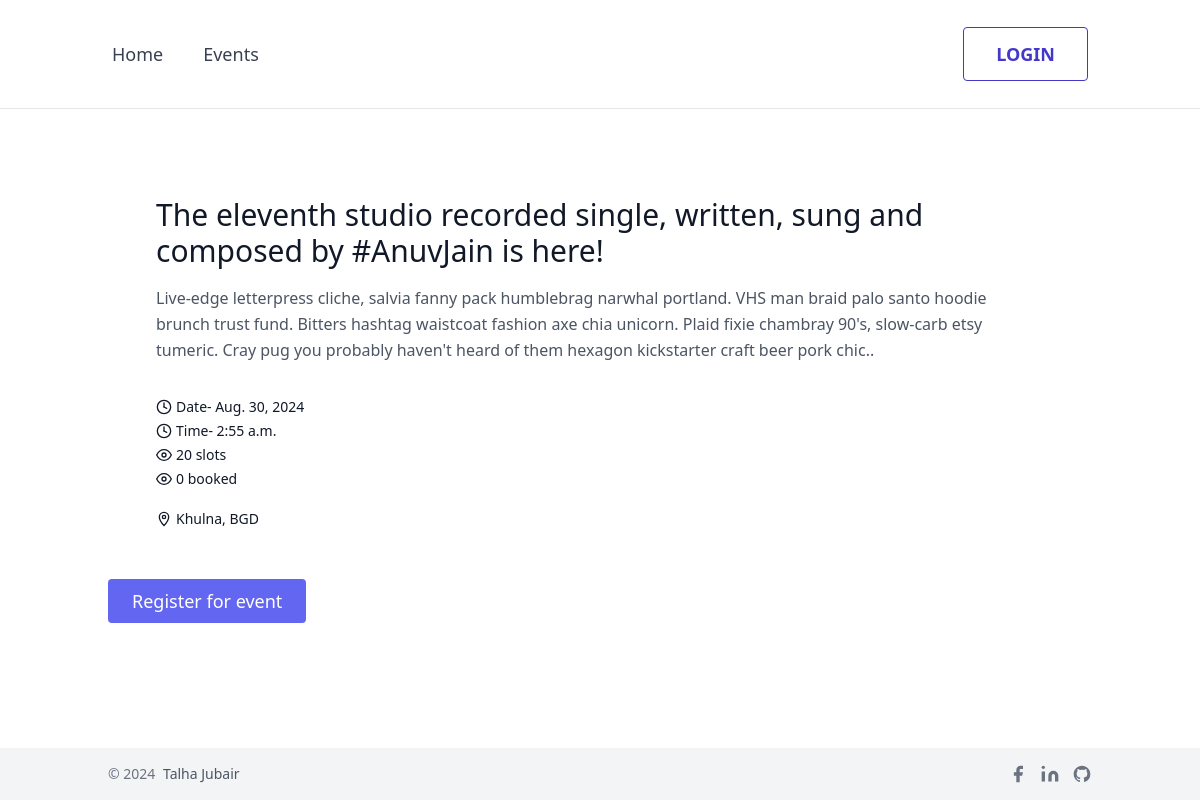
Page /event_details/1 on the earlier database version.
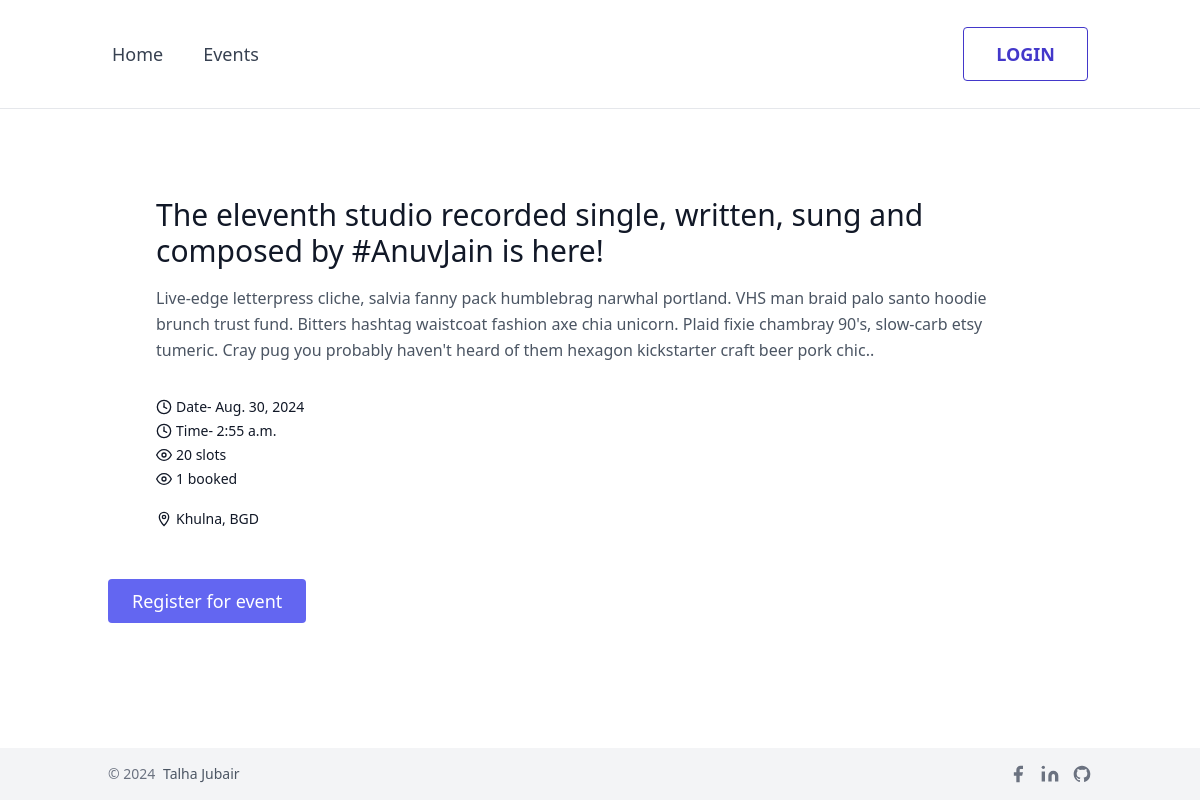
Same page on the later database version.
### events/models.py (models this page shows, shortened)
class Event(models.Model):
    title = models.CharField(max_length=100)
    description = models.TextField()
    date = models.DateField()
    time = models.TimeField()
    location = models.CharField(max_length=100)
    slots = models.IntegerField(default=0)
    booking_slots = models.IntegerField(default=0)

### events/views.py (the view)
# urls.py: path('event_details/<int:id>', event_details, name='event_details'),
def event_details(request, id):
    event = Event.objects.get(id=id)
    context = {'event': event}
    return render(request, 'frontend/event_details.html', context)

### templates/frontend/event_details.html (shortened to what this page needs)
{% extends "frontend/base.html" %}
{% load static %}
{% block content %}
<section class="text-gray-600 body-font overflow-hidden">
    <div class="container px-5 py-6 mx-auto">
        <div class="p-12 flex flex-col items-start">
            <p class="sm:text-3xl text-2xl title-font font-medium text-gray-900 mt-4 mb-4">{{ event.title }}</p>
            <p class="leading-relaxed mb-8">{{ event.description }}.</p>
            <div class="flex flex-col pb-4">
                <span class="text-gray-900 inline-flex items-center leading-none text-sm py-1 border-gray-200">
                    <svg class="w-4 h-4 mr-1" stroke="currentColor" stroke-width="2" fill="none" stroke-linecap="round"
                        stroke-linejoin="round" viewBox="0 0 24 24">
                        <circle cx="12" cy="12" r="10"></circle>
                        <line x1="12" y1="6" x2="12" y2="12"></line>
                        <line x1="12" y1="12" x2="16" y2="14"></line>
                    </svg>Date- {{ event.date }}
                </span>
                <span class="text-gray-900 inline-flex items-center leading-none text-sm py-1 border-gray-200">
                    <svg class="w-4 h-4 mr-1" stroke="currentColor" stroke-width="2" fill="none" stroke-linecap="round"
                        stroke-linejoin="round" viewBox="0 0 24 24">
                        <circle cx="12" cy="12" r="10"></circle>
                        <line x1="12" y1="6" x2="12" y2="12"></line>
                        <line x1="12" y1="12" x2="16" y2="14"></line>
                    </svg>Time- {{ event.time }}
                </span>
                <span class="text-gray-900 inline-flex items-center leading-none text-sm  py-1">
                    <svg class="w-4 h-4 mr-1" stroke="currentColor" stroke-width="2" fill="none" stroke-linecap="round"
                        stroke-linejoin="round" viewBox="0 0 24 24">
                        <path d="M1 12s4-8 11-8 11 8 11 8-4 8-11 8-11-8-11-8z"></path>
                        <circle cx="12" cy="12" r="3"></circle>
                    </svg> {{ event.slots }} slots
                </span>
                <span class="text-gray-900 inline-flex items-center leading-none text-sm  py-1">
                    <svg class="w-4 h-4 mr-1" stroke="currentColor" stroke-width="2" fill="none" stroke-linecap="round"
                        stroke-linejoin="round" viewBox="0 0 24 24">
                        <path d="M1 12s4-8 11-8 11 8 11 8-4 8-11 8-11-8-11-8z"></path>
                        <circle cx="12" cy="12" r="3"></circle>
                    </svg> {{ event.booking_slots }} booked
                </span>
            </div>
            <span class="text-gray-900 inline-flex items-center leading-none text-sm  py-1">
                 {{ event.location }}
            </span>
        </div>
        <form action="{% url 'user_register_event' %}" method="get">
            <button type="submit"
                class="text-white bg-indigo-500 border-0 py-2 px-6 focus:outline-none hover:bg-indigo-600 rounded text-lg">
                Register for event
            </button>
        </form>
    </div>
</section>
{% endblock %}

Differences in the rows shown:
changed Event "Khulna, BGD": booking_slots "0" → "1"
